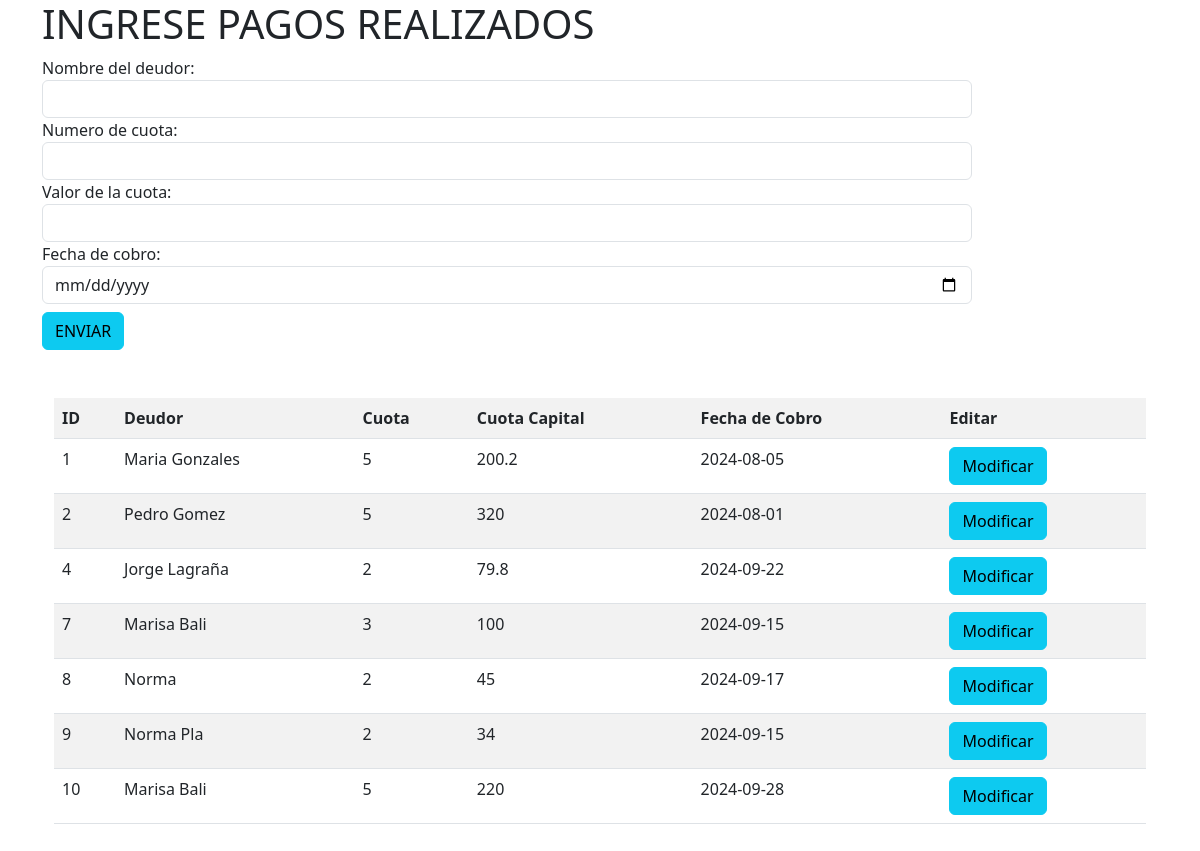
The page / on the database its author committed.
### tables this page shows
CREATE TABLE `pagos` (
  `deudor` varchar(100) NOT NULL,
  `id` int(11) NOT NULL,
  `cuota` int(11) NOT NULL,
  `cuota_capital` double NOT NULL,
  `fecha_cobro` date NOT NULL
);

### index.php (the view, shortened to what this page needs)
<!DOCTYPE html>
<html lang="en">
<head>
<link href="https://cdn.jsdelivr.net/npm/bootstrap@5.3.0/dist/css/bootstrap.min.css" rel="stylesheet">
</head>
<body>
<div class="container mb-5">
<h1>INGRESE PAGOS REALIZADOS</h1>
<form class="form-horizontal" action="agregar_pago.php" method="POST" name="form">
<div class="form-group">
  <label class="control-label col-sm-2">Nombre del deudor:  </label>
  <div class="col-sm-10">
  <input type="text" class="form-control" name="deudor" required>
</div>
    </div>
    <div class="form-group">
  <label class="control-label col-sm-2">Numero de cuota:  </label>
  <div class="col-sm-10">
  <input type="number"class="form-control" name="cuota" >
  </div>
    </div>
    <div class="form-group">
  <label class="control-label col-sm-2">Valor de la cuota:  </label>
  <div class="col-sm-10">
  <input type="number" step="any" class="form-control" name="cuota_capital" required>
  </div>
    </div>
    <div class="form-group">
  <label class="control-label col-sm-2">Fecha de cobro:  </label>
  <div class="col-sm-10">
  <input type="date" class="form-control"name="fecha_cobro" required>
  </div>
    </div>
    <button type="submit" class="btn btn-info mt-2" >ENVIAR</button>
    </form>
<?php
$db= new PDO('mysql:host=localhost;'. 'dbname=web2; charset-utf8','root', '');
$query=$db->prepare("select * from pagos");
$result=$query->execute();
$deudores= $query->fetchAll(PDO::FETCH_OBJ);
echo '<div class="container" >
<table class="table table-striped mt-5">
<tr>
    <th>ID</th>
    <th>Deudor</th>
    <th>Cuota</th>
    <th>Cuota Capital</th>
    <th>Fecha de Cobro</th>
      <th>Editar</th>
</tr>';
foreach($deudores as $deudor){
echo "<tr>
    <td>" . $deudor->id . "</td>
    <td>" . $deudor->deudor . "</td>
    <td>" . $deudor->cuota . "</td>
    <td>" . $deudor->cuota_capital . "</td>
    <td>" . $deudor->fecha_cobro . "</td>
    <td><a href='modificar_pago.php.?id=".$deudor->id."' class='btn btn-info'> Modificar </a></td>
</tr>";
}
echo "</table>";
?>
</body>
</html>

### rows shown on the page
pagos: id "1", deudor "Maria Gonzales", cuota "5", cuota_capital "200.2", fecha_cobro "2024-08-05"
pagos: id "2", deudor "Pedro Gomez", cuota "5", cuota_capital "320", fecha_cobro "2024-08-01"
pagos: id "4", deudor "Jorge Lagraña", cuota "2", cuota_capital "79.8", fecha_cobro "2024-09-22"
pagos: id "7", deudor "Marisa Bali", cuota "3", cuota_capital "100", fecha_cobro "2024-09-15"
pagos: id "8", deudor "Norma", cuota "2", cuota_capital "45", fecha_cobro "2024-09-17"
pagos: id "9", deudor "Norma Pla", cuota "2", cuota_capital "34", fecha_cobro "2024-09-15"
pagos: id "10", deudor "Marisa Bali", cuota "5", cuota_capital "220", fecha_cobro "2024-09-28"
